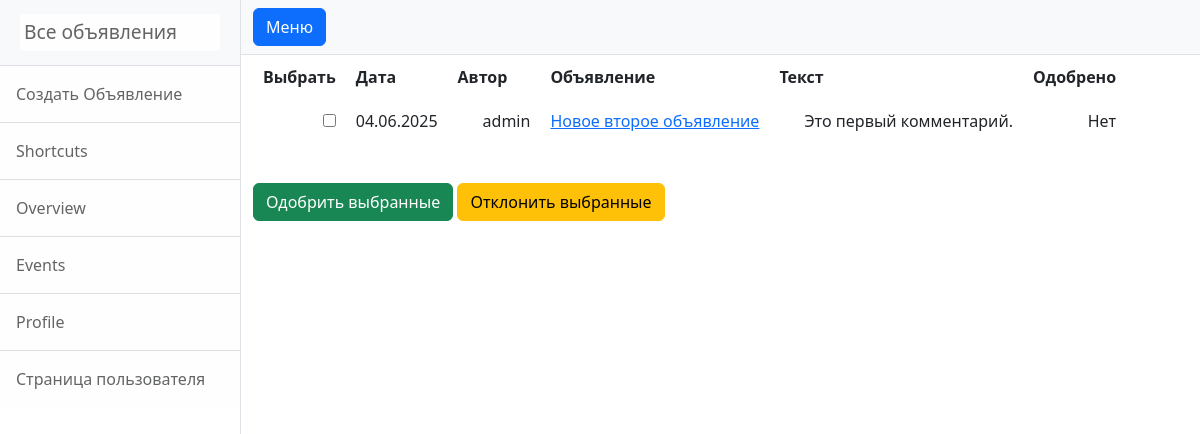
The app's page /profile/1 (signed in), older data.
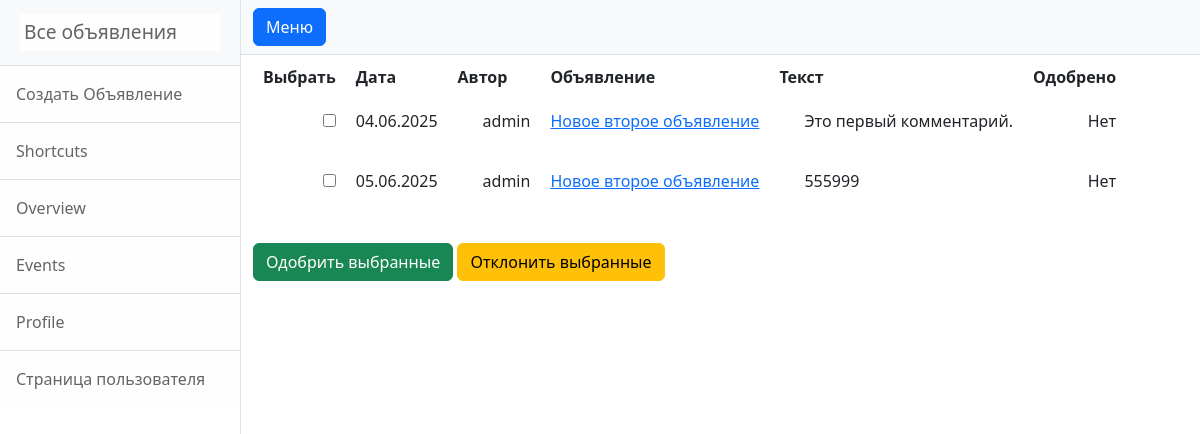
The same page, newer data.
### post/models.py (models this page shows, shortened)
class Comment(models.Model):
    post = models.ForeignKey(Post, on_delete=models.CASCADE)
    user = models.ForeignKey(User, on_delete=models.CASCADE)
    text = models.TextField()
    date = models.DateTimeField(auto_now=True)
    approved = models.BooleanField(default=False)

class Post(models.Model):
    author = models.ForeignKey(User, on_delete=models.CASCADE)
    date = models.DateTimeField(auto_now=True)
    category = models.ForeignKey(Category, on_delete=models.CASCADE)
    title = models.CharField(max_length=100)
    text = RichTextUploadingField()

### post/views.py (the view)
# urls.py: path('profile/<int:pk>', UserPage.as_view(), name = 'user_page'),
class UserPage(LoginRequiredMixin, UserPassesTestMixin, DeleteView):
    model = User
    template_name = 'user_page.html'
    context_object_name = 'user'
    def test_func(self):
        user = self.get_object()
        return user == self.request.user
    def get_context_data(self, **kwargs):
        context = super().get_context_data(**kwargs)
        user = self.get_object()
        comments = Comment.objects.filter(post__author=user)
        context['comments'] = comments
        return context

### templates/user_page.html (shortened to what this page needs)
{% extends 'flatpages/default.html' %}
{% block content %}
<form method="post" action="{% url 'bulk_approve_comments' %}">
    {% if comments %}
    <table align="left" cellpadding="10" style="float: left;">
        <tr>
            <th>Выбрать</th>
            <th>Дата</th>
            <th>Автор</th>
            <th>Объявление</th>
            <th>Текст</th>
            <th>Одобрено</th>
        </tr>
        {% for comment in comments %}
        <tr align="right" valign="top">
            <td><input type="checkbox" name="comment_ids" value="{{ comment.id }}"></td>
            <td>{{ comment.date|date:'d.m.Y' }}</td>
            <td><p style="text-indent: 25px;" align="justify">{{ comment.user }}</p></td>
            <td><a href="{% url 'post_detail' comment.post.pk %}">{{ comment.post.title }}</a></td>
            <td><p style="text-indent: 25px;" align="justify">{{ comment.text }}</p></td>
            <td>{{ comment.approved|yesno:"Да,Нет" }}</td>
        </tr>
        {% endfor %}
    </table>
    <br>
    <button type="submit" name="action" value="approve" class="btn btn-success">Одобрить выбранные</button>
    <button type="submit" name="action" value="disapprove" class="btn btn-warning">Отклонить выбранные</button>
    {% else %}
        <h3>Комментариев нет!</h3>
    {% endif %}
</form>
{% endblock content %}

Row changes from the older to the newer data that the page shows:
added Comment: date "05.06.2025", user "admin", post "Новое второе объявление", text "555999", approved "Нет"
